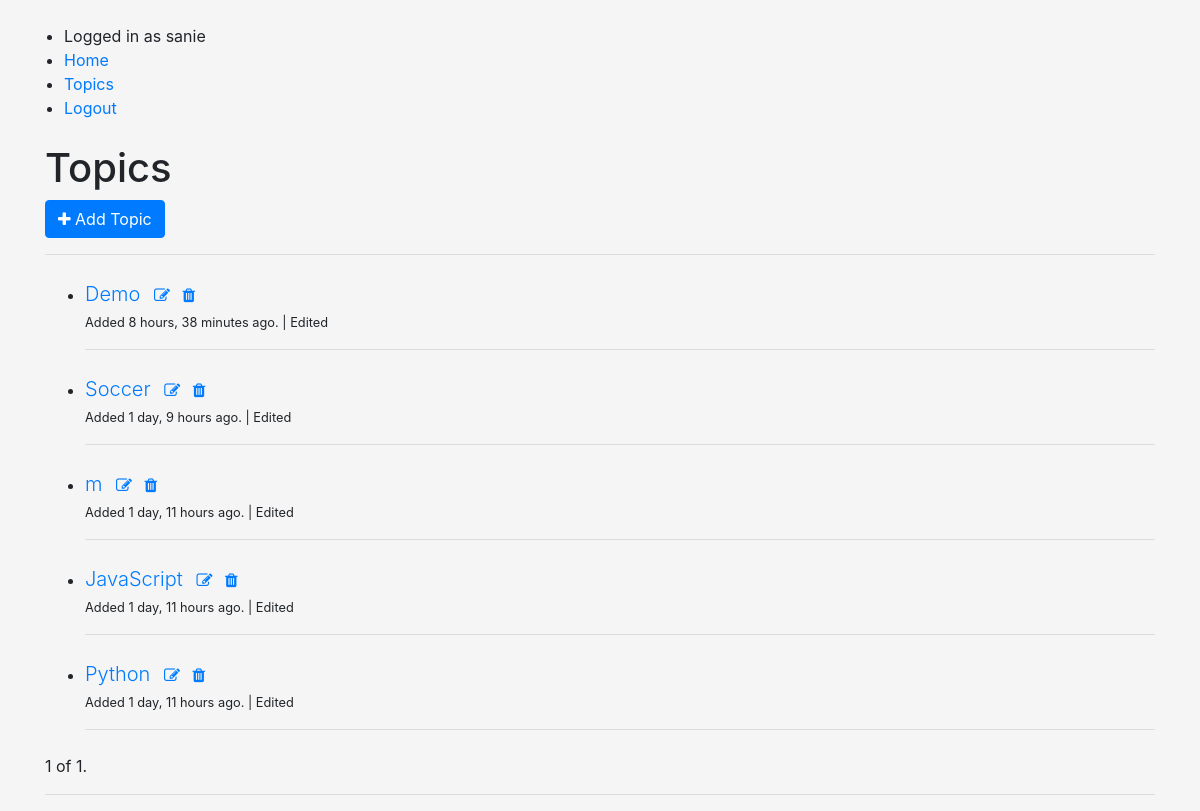
The app's page /topics/ (signed in) with its own data.
### learning_logs/models.py (models this page shows, shortened)
class Topic(models.Model):
	owner = models.ForeignKey(User, on_delete=models.CASCADE)
	topic_name = models.CharField(max_length=60)
	date_added = models.DateTimeField(auto_now_add=True)
	topic_description = models.TextField(max_length=80, blank=True, null=True)
	class Meta:
		ordering = ['-date_added']
	def __str__(self):
		return self.topic_name

### learning_logs/views.py (the view)
# urls.py: path("topics/", views.TopicsList.as_view(), name="topics"),
class TopicsList(LoginRequiredMixin, generic.ListView):
	model = Topic
	template_name = 'learning_logs/topics.html'
	paginate_by = 5
	def get_queryset(self):
		topic_host = Topic.objects.filter(owner=self.request.user)
		return topic_host

### learning_logs/templates/learning_logs/topics.html (shortened to what this page needs)
{% extends 'learning_logs/base.html' %}
{% block content %}
	<h1>Topics </h1>
	<a href="{% url 'add-topic' %}" class="btn btn-primary"> <i class="fa fa-plus"></i> Add Topic</a>
<hr>
	<ul>
		{% for topic in object_list %}
		<li class="my-4">
			<span class="lead"><a href="{% url 'topic-detail' topic.id %}"> {{ topic }}</a> </span>
			<a href="{% url 'update-topic' topic.id %}" class="m-2">
				<i class="fa fa-edit"></i>
			</a>
			<a href="{% url 'delete-topic' topic.id %}">
				<i class="fa fa-trash"></i>
			</a>
			<p><small>Added {{topic.date_added|timesince}} ago. | Edited {{ topic.time_edited }}</small></p>
			<hr>
		</li>
		{% empty %}
		<li>No topics to show. Add new topics, and they will show here. </li>
		{% endfor %}
	</ul>
		<div class="pagination">
			<span class="step-links">
				<span class="current">
					{{ page_obj.number }} of {{ page_obj.paginator.num_pages }}.
				</span>
			</span>
		</div>
		<hr>
{% endblock content %}

### learning_logs/templates/learning_logs/base.html (shortened to what this page needs)
{% load static %}
<!DOCTYPE html>
<html lang="en">
<head>
	<link rel="stylesheet" href="https://cdnjs.cloudflare.com/ajax/libs/font-awesome/4.7.0/css/font-awesome.min.css">
    <link rel="stylesheet" href="https://maxcdn.bootstrapcdn.com/bootstrap/4.5.2/css/bootstrap.min.css">
	<link rel="stylesheet" href="{% static 'css/main.css' %}">
</head>
<body>
	<header class="m-4">
		<ul class="sidebar-nav">
			<li>{% if user.is_authenticated %} Logged in as {{user.username}} {% else %} Not Logged
				                        In {% endif %}
			</li>
			<li><a href="{% url 'index' %}">Home</a></li>
			<li><a href="{% url 'topics' %}">Topics</a></li>
			{% if user.is_authenticated %}
			<li><a href="{% url 'logout' %}">Logout</a></li>
			{% endif %}
		</ul>
	</header>
	<main class="container">
		{% block content %}
		{% endblock content %}
	</main>
</body>
</html>

### learning_logs/static/css/main.css (style rules this page uses)
body { background: whitesmoke; }

### records on screen
Topic: topic_name "Demo", date_added "8 hours, 38 minutes"
Topic: topic_name "Soccer", date_added "1 day, 9 hours"
Topic: topic_name "m", date_added "1 day, 11 hours"
Topic: topic_name "JavaScript", date_added "1 day, 11 hours"
Topic: topic_name "Python", date_added "1 day, 11 hours"

### other values on screen
{{ user.username }} "sanie"
{{ page_obj.number }} "1"
{{ page_obj.paginator.num_pages }} "1"
